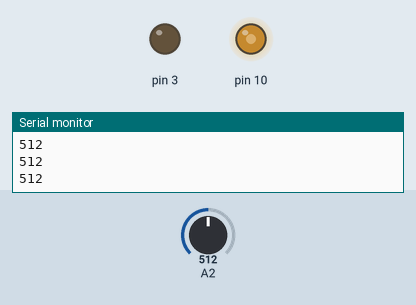
This sketch was run on a simulated Arduino Uno, built with avr-gcc and run on an emulated ATmega328P. On the bench: output pins drawn as LEDs (lit = HIGH), the last lines printed to the serial monitor. The test bench sets the inputs (shaded band); at power-on: A2 = 512.

Above: at 1.2 s.
1.3 s: A2 set to 716
At 2.3 s:
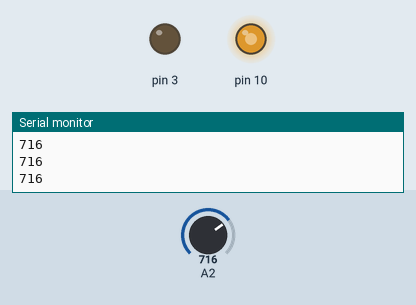
2.8 s: A2 set to 900
At 3.6 s:
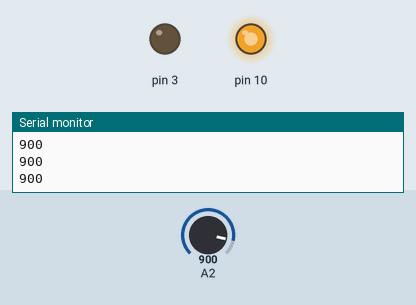
4.3 s: A2 set to 122
At 4.9 s:
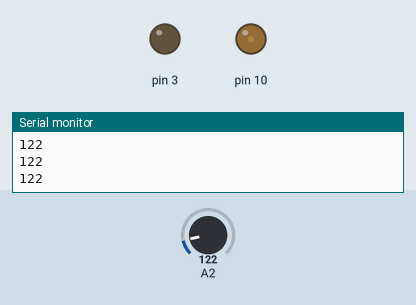
5.8 s: A2 set to 0
At 6.3 s:
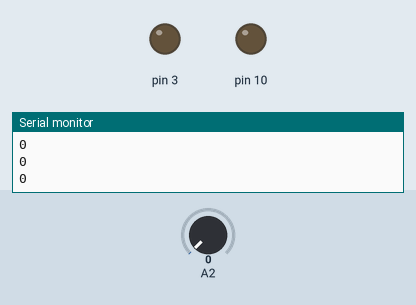
7.3 s: A2 set to 511
At 8.7 s:
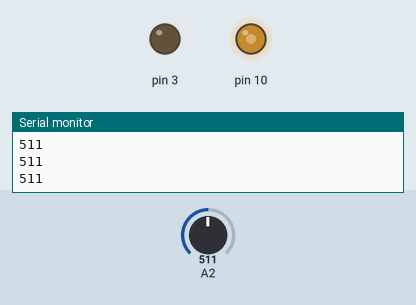
Timing chart, 0 to 9.8 s (numbered marks = the images above; inputs shaded):
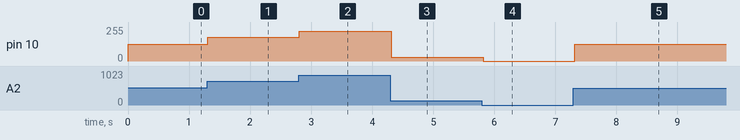

Measured:
- after the input at 1.3 s, pin 10: 127/255 → 178/255 at once
- after the input at 2.8 s, pin 10: 178/255 → 224/255 at once
- after the input at 4.3 s, pin 10: 224/255 → 30/255 at once
- after the input at 5.8 s, pin 10: 30/255 → 0/255 at once
- after the input at 7.3 s, pin 10: 0/255 → 127/255 at once

The sketch:

0911_2period_variable_resistor.ino
```cpp
void setup()
{
  pinMode(A2, INPUT);

  pinMode(3, OUTPUT);
  pinMode(10, OUTPUT);
  Serial.begin(9600);
}

void loop()
{
  int res = analogRead(A2);
  Serial.println(res);

  res = map(res, 0, 1023, 0, 255);
  analogWrite(10, res);

  delay(100);
}
```
